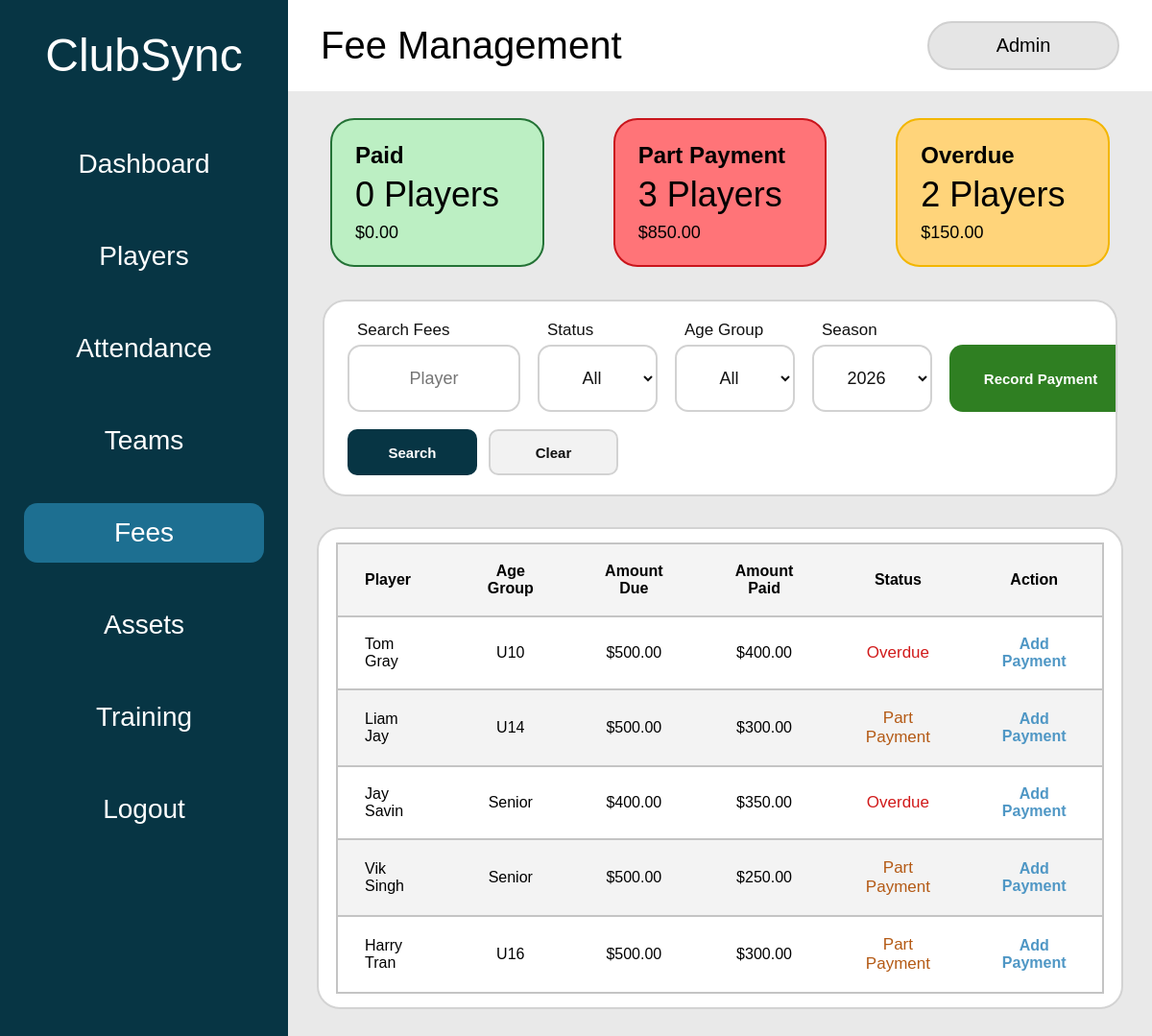
Before: /fees (signed in) with the older database file.
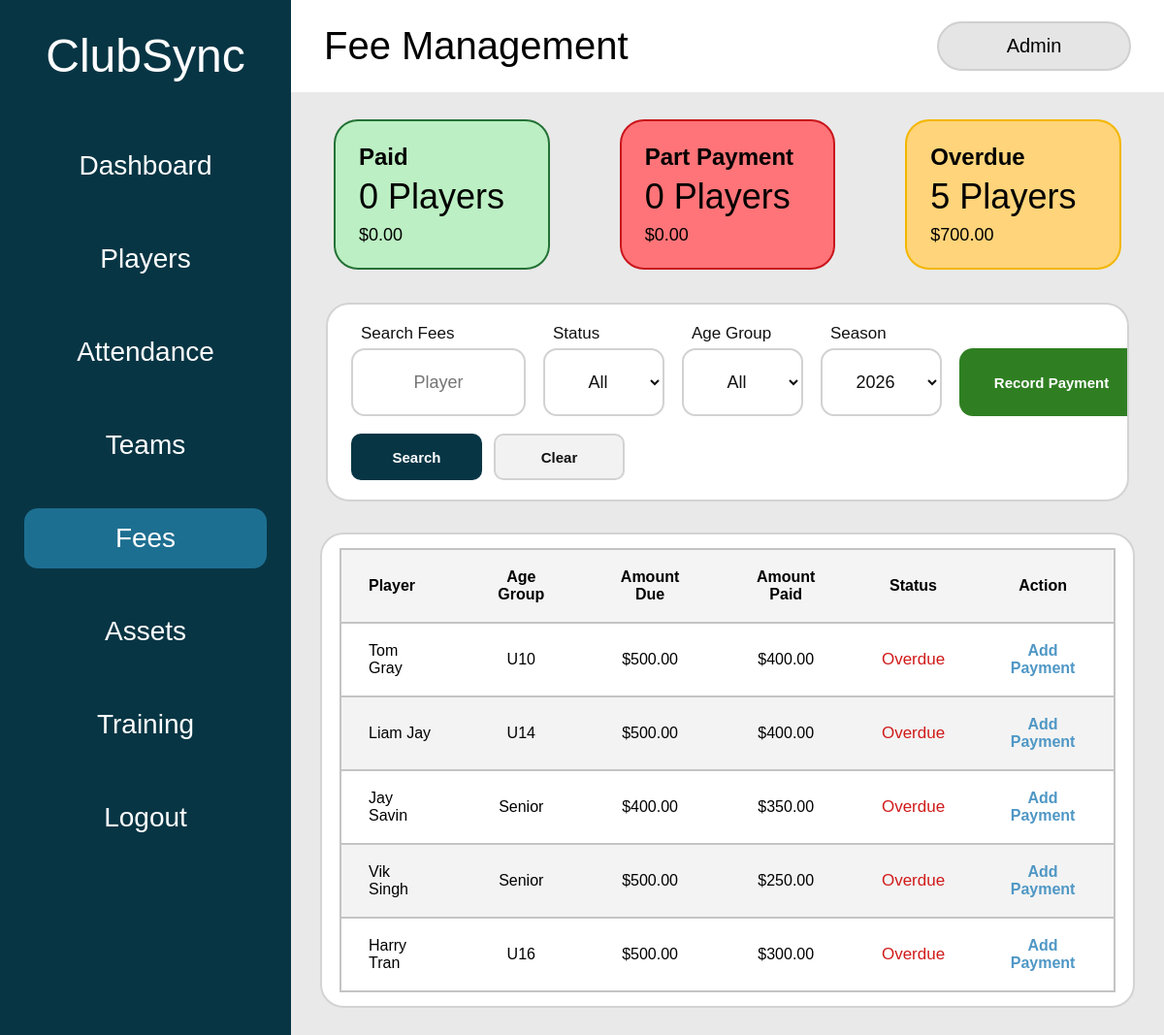
After: the same page with the newer database file.
### tables this page shows
CREATE TABLE fees (
        fee_id INTEGER PRIMARY KEY AUTOINCREMENT,
        player_id INTEGER NOT NULL,
        season INTEGER NOT NULL,
        amount_due REAL NOT NULL
            DEFAULT 0
            CHECK (amount_due >= 0),
        amount_paid REAL NOT NULL
            DEFAULT 0
            CHECK (amount_paid >= 0),
        payment_status TEXT NOT NULL
            DEFAULT 'Unpaid'
            CHECK (
                payment_status IN (
                    'Paid',
                    'Part Payment',
                    'Overdue',
                    'Unpaid'
                )
            ),
        due_date TEXT,
        payment_date TEXT,
        notes TEXT,
        created_at TEXT NOT NULL
            DEFAULT CURRENT_TIMESTAMP,
        updated_at TEXT NOT NULL
            DEFAULT CURRENT_TIMESTAMP,

        UNIQUE (
            player_id,
            season
        ),

        FOREIGN KEY (player_id)
            REFERENCES players(player_id)
            ON DELETE CASCADE
    );

CREATE TABLE players (
    player_id INTEGER PRIMARY KEY AUTOINCREMENT,
    first_name TEXT NOT NULL,
    last_name TEXT NOT NULL,
    date_of_birth TEXT NOT NULL,
    age_group TEXT NOT NULL,
    team TEXT NOT NULL,
    position TEXT NOT NULL,
    contact_phone TEXT,
    emergency_contact TEXT,
    medical_notes TEXT,
    registration_status TEXT NOT NULL DEFAULT 'Active'
);

### app.py (the view, shortened to what this page needs)
@app.route("/fees")
def fees():
    if "role" not in session:
        return redirect(url_for("login"))
    if session["role"] == "Viewer":
        return redirect(url_for("viewer"))
    search = request.args.get(
        "search",
        ""
    ).strip()
    selected_status = request.args.get(
        "status",
        ""
    ).strip()
    selected_age_group = request.args.get(
        "age_group",
        ""
    ).strip()
    current_year = date.today().year
    selected_season_value = request.args.get(
        "season",
        str(current_year)
    ).strip()
    try:
        selected_season = int(selected_season_value)
    except ValueError:
        selected_season = current_year
    allowed_statuses = {
        "",
        "Paid",
        "Part Payment",
        "Overdue",
        "Unpaid"
    }
    if selected_status not in allowed_statuses:
        selected_status = ""
    connection = get_database_connection()
    ensure_fees_table(connection)
    refresh_fee_statuses(connection)
    refresh_overdue_fee_dashboard(connection)
    connection.commit()
    query = """
        SELECT
            fees.fee_id,
            fees.player_id,
            fees.season,
            fees.amount_due,
            fees.amount_paid,
            fees.payment_status,
            fees.due_date,
            fees.payment_date,
            fees.notes,
            players.first_name,
            players.last_name,
            players.age_group,
            players.team

        FROM fees

        JOIN players
            ON fees.player_id = players.player_id

        WHERE fees.season = ?
    """
    parameters = [
        selected_season
    ]
    query += """
        ORDER BY
            players.last_name,
            players.first_name
    """
    fee_records = connection.execute(
        query,
        parameters
    ).fetchall()
    summary = connection.execute("""
        SELECT
            SUM(
                CASE
                    WHEN payment_status = 'Paid'
                    THEN 1
                    ELSE 0
                END
            ) AS paid_count,

            SUM(
                CASE
                    WHEN payment_status = 'Paid'
                    THEN amount_paid
                    ELSE 0
                END
            ) AS paid_total,

            SUM(
                CASE
                    WHEN payment_status = 'Part Payment'
                    THEN 1
                    ELSE 0
                END
            ) AS part_payment_count,

            SUM(
                CASE
                    WHEN payment_status = 'Part Payment'
                    THEN amount_paid
                    ELSE 0
                END
            ) AS part_payment_total,

            SUM(
                CASE
                    WHEN payment_status = 'Overdue'
                    THEN 1
                    ELSE 0
                END
            ) AS overdue_count,

            SUM(
                CASE
                    WHEN payment_status = 'Overdue'
                    THEN MAX(amount_due - amount_paid, 0)
                    ELSE 0
                END
            ) AS overdue_total

        FROM fees
        WHERE season = ?
    """, (
        selected_season,
    )).fetchone()
    players_for_fees = connection.execute("""
        SELECT
            player_id,
            first_name,
            last_name,
            age_group
        FROM players
        WHERE registration_status = 'Active'
        ORDER BY
            last_name,
            first_name
    """).fetchall()
    age_groups = connection.execute("""
        SELECT DISTINCT age_group
        FROM players
        WHERE registration_status = 'Active'
          AND age_group IS NOT NULL
          AND TRIM(age_group) != ''
        ORDER BY age_group
    """).fetchall()
    saved_seasons = connection.execute("""
        SELECT DISTINCT season
        FROM fees
        ORDER BY season DESC
    """).fetchall()
    seasons = {
        current_year - 2,
        current_year - 1,
        current_year,
        current_year + 1
    }
    for season_record in saved_seasons:
        seasons.add(
            int(season_record["season"])
        )
    seasons = sorted(
        seasons,
        reverse=True
    )
    connection.close()
    return render_template(
        "fees.html",
        fees=fee_records,
        players=players_for_fees,
        age_groups=age_groups,
        seasons=seasons,
        paid_count=summary["paid_count"] or 0,
        paid_total=summary["paid_total"] or 0,
        part_payment_count=(
            summary["part_payment_count"] or 0
        ),
        part_payment_total=(
            summary["part_payment_total"] or 0
        ),
        overdue_count=summary["overdue_count"] or 0,
        overdue_total=summary["overdue_total"] or 0,
        search=search,
        selected_status=selected_status,
        selected_age_group=selected_age_group,
        selected_season=selected_season,
        saved=request.args.get("saved") == "1"
    )

### app.py (called while the page is built)
def get_database_connection():
    connection = sqlite3.connect("clubsync.db")
    connection.row_factory = sqlite3.Row
    connection.execute("PRAGMA foreign_keys = ON")
    return connection

def calculate_fee_status(
    amount_due,
    amount_paid,
    due_date
):
    if amount_due > 0 and amount_paid >= amount_due:
        return "Paid"
    if due_date:
        try:
            parsed_due_date = date.fromisoformat(due_date)
            if parsed_due_date < date.today():
                return "Overdue"
        except ValueError:
            pass
    if amount_paid > 0:
        return "Part Payment"
    return "Unpaid"

def refresh_overdue_fee_dashboard(connection):
    overdue_count = connection.execute("""
        SELECT COUNT(*)
        FROM fees
        WHERE payment_status = 'Overdue'
    """).fetchone()[0]
    connection.execute("""
        UPDATE dashboard_stats
        SET overdue_fees = ?
        WHERE stat_id = 1
    """, (
        overdue_count,
    ))

### templates/fees.html (shortened to what the changed rows need)
<!DOCTYPE html>
<html lang="en">
<head>
    <link
        rel="stylesheet"
        href="{{ url_for('static', filename='css/style.css') }}"
    >
</head>
<body>
<div class="app-layout">
    <aside class="sidebar">
        <h1>ClubSync</h1>
    </aside>
    <main class="main-content fees-page">
        <div class="top-bar">
            <div>
                <h2>Fee Management</h2>
            </div>
        </div>
        <section class="fee-summary-grid">
            <div class="fee-summary-card part-payment-summary-card">
                <h3>Part Payment</h3>
                <p class="fee-summary-count">
                    {{ part_payment_count }} Players
                </p>
                <p class="fee-summary-amount">
                    ${{ "%.2f"|format(part_payment_total) }}
                </p>
            </div>
            <div class="fee-summary-card overdue-summary-card">
                <h3>Overdue</h3>
                <p class="fee-summary-count">
                    {{ overdue_count }} Players
                </p>
                <p class="fee-summary-amount">
                    ${{ "%.2f"|format(overdue_total) }}
                </p>
            </div>
        </section>
        <section class="fees-table-card">
            <div class="fees-table-wrapper">
                <table class="fees-table">
                    <thead>
                        <tr>
                            <th>Player</th>
                            <th>Age Group</th>
                            <th>Amount Due</th>
                            <th>Amount Paid</th>
                            <th>Status</th>
                            <th>Action</th>
                        </tr>
                    </thead>
                    <tbody>
                        {% for fee in fees %}
                            <tr>
                                <td>
                                    {{ fee["first_name"] }}
                                    {{ fee["last_name"] }}
                                </td>
                                <td>
                                    {{ fee["age_group"] }}
                                </td>
                                <td>
                                    ${{ "%.2f"|format(fee["amount_due"]) }}
                                </td>
                                <td>
                                    ${{ "%.2f"|format(fee["amount_paid"]) }}
                                </td>
                                <td>
                                    <span
                                        class="fee-status
                                        {% if fee['payment_status'] == 'Paid' %}
                                            paid-fee-status
                                        {% elif fee['payment_status'] == 'Part Payment' %}
                                            part-payment-fee-status
                                        {% elif fee['payment_status'] == 'Overdue' %}
                                            overdue-fee-status
                                        {% else %}
                                            unpaid-fee-status
                                        {% endif %}"
                                    >
                                        {{ fee["payment_status"] }}
                                    </span>
                                </td>
                                <td>
                                    {% if session["role"] == "Admin" %}
                                        {% if fee["payment_status"] == "Paid" %}
                                            <button
                                                type="button"
                                                class="fee-action-button"
                                                onclick="openViewFeeModal(
                                                    '{{ fee['fee_id'] }}',
                                                    '{{ fee['first_name']|e }} {{ fee['last_name']|e }}',
                                                    '{{ fee['age_group']|e }}',
                                                    '{{ fee['season'] }}',
                                                    '{{ fee['amount_due'] }}',
                                                    '{{ fee['amount_paid'] }}',
                                                    '{{ fee['payment_status'] }}',
                                                    '{{ fee['due_date'] or '' }}',
                                                    '{{ fee['notes']|default('', true)|e }}'
                                                )"
                                            >
                                                View
                                            </button>
                                        {% else %}
                                            <button
                                                type="button"
                                                class="fee-action-button"
                                                onclick="openUpdatePaymentModal(
                                                    '{{ fee['fee_id'] }}',
                                                    '{{ fee['first_name']|e }} {{ fee['last_name']|e }}',
                                                    '{{ fee['amount_due'] }}',
                                                    '{{ fee['amount_paid'] }}'
                                                )"
                                            >
                                                {% if fee["amount_paid"] > 0 %}
                                                    Add Payment
                                                {% else %}
                                                    Mark Payment
                                                {% endif %}
                                            </button>
                                        {% endif %}
                                    {% endif %}
                                </td>
                            </tr>
                        {% endfor %}
                    </tbody>
                </table>
            </div>
        </section>
    </main>
</div>
</body>
</html>

Changed rows visible on the page:
changed fees "Liam": amount_paid "300.00" → "400.00"; payment_status "Part Payment" → "Overdue"
changed fees "Vik": payment_status "Part Payment" → "Overdue"
changed fees "Harry": payment_status "Part Payment" → "Overdue"
Other visible differences:
{{ part_payment_count }}: "3" → "0"
{{ "%.2f"|format(part_payment_total) }}: "850.00" → "0.00"
{{ overdue_count }}: "2" → "5"
{{ "%.2f"|format(overdue_total) }}: "150.00" → "700.00"
